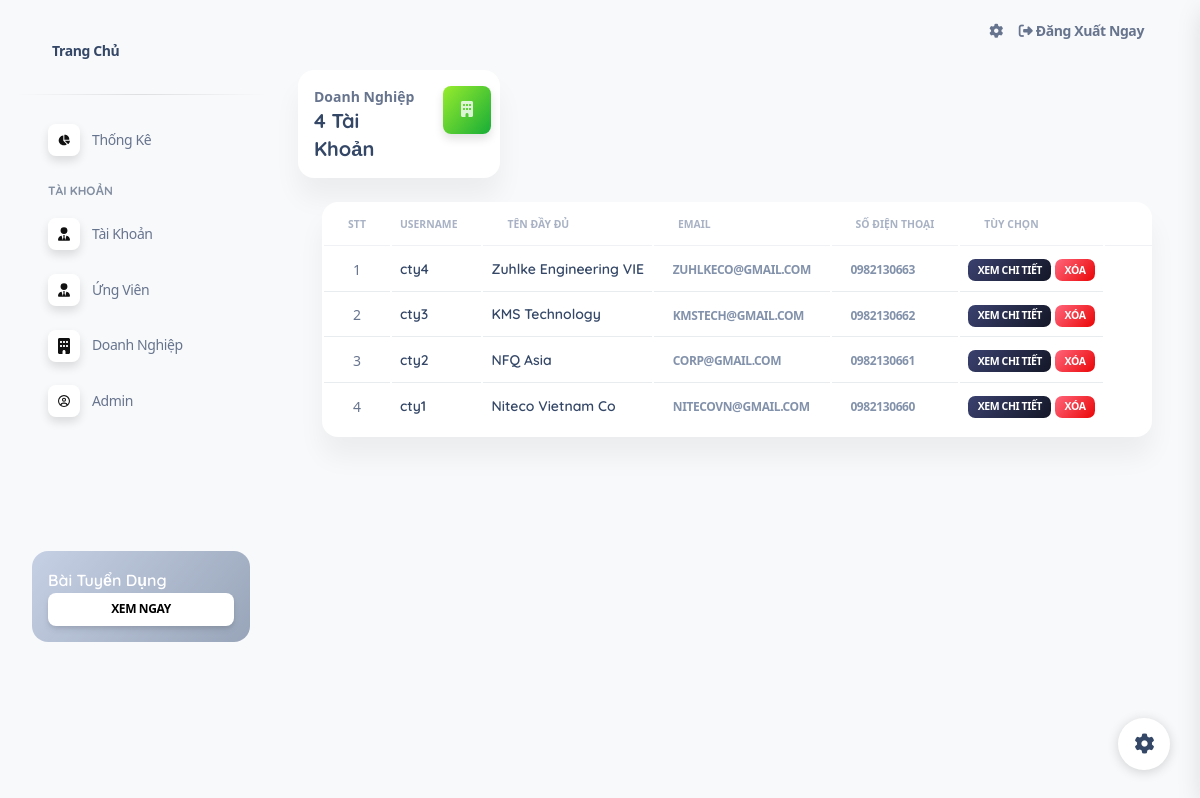
The app's page /src/WEB/index.php?act=listcorp (signed in) with its own data.
### tables this page shows
CREATE TABLE `corp` (
  `id` int(10) NOT NULL,
  `iduser` int(10) NOT NULL,
  `activeYear` int(2) NOT NULL,
  `size` int(10) NOT NULL,
  `introduce` text NOT NULL,
  `link` varchar(255) NOT NULL,
  `benefits` text NOT NULL,
  `workingday` text NOT NULL
);

CREATE TABLE `user` (
  `id` int(10) NOT NULL,
  `username` varchar(255) NOT NULL,
  `pass` varchar(255) NOT NULL,
  `name` varchar(255) NOT NULL,
  `email` varchar(255) NOT NULL,
  `phone` varchar(13) NOT NULL,
  `address` varchar(255) NOT NULL,
  `role` int(2) NOT NULL
);

### src/WEB/index.php (called while the page is built)
<?php
include 'controller/controller.php';

### src/WEB/model/pdo.php (called while the page is built, shortened)
<?php
function pdo_get_connection(){
    $servername = "mariadb_server";
    $username = "ankan";
    $password = "310102";
    try {
        $conn = new PDO("mysql:host=$servername;dbname=web_tuyendung", $username, $password);
        $conn->setAttribute(PDO::ATTR_ERRMODE, PDO::ERRMODE_EXCEPTION);
        return $conn;
    } catch(PDOException $e) {
        echo "Connection failed: " . $e->getMessage();
    }
}
function pdo_query($sql){
    $sql_args=array_slice(func_get_args(),1);
    try{
        $conn=pdo_get_connection();
        $stmt=$conn->prepare($sql);
        $stmt->execute($sql_args);
        $rows=$stmt->fetchAll();
        return $rows;
    }
    catch(PDOException $e){
        throw $e;
    }
    finally{
        unset($conn);
    }
}
function pdo_query_one($sql){
    $sql_args=array_slice(func_get_args(),1);
    try{
        $conn=pdo_get_connection();
        $stmt=$conn->prepare($sql);
        $stmt->execute($sql_args);
        $row=$stmt->fetch(PDO::FETCH_ASSOC);
        return $row;
    }
    catch(PDOException $e){
        throw $e;
    }
    finally{
        unset($conn);
    }
}

### src/WEB/model/admin.php (called while the page is built, shortened)
<?php
function list_corp_admin($id, $idcorp, $username, $name, $email, $phone, $address, $role)
{
    $sql = "SELECT user.*, corp.* FROM user
    LEFT JOIN corp ON user.id = corp.iduser
    WHERE role = ?";
    $sql .= $id !== '' ? " AND user.id LIKE '%" . $id . "%' " : "";
    $sql .= $idcorp !== '' ? " AND corp.id LIKE '%" . $idcorp . "%' " : "";
    $sql .= $username !== '' ? " AND user.username LIKE '%" . $username . "%' " : "";
    $sql .= $name !== '' ? " AND user.name LIKE '%" . $name . "%' " : "";
    $sql .= $email !== '' ? " AND user.email LIKE '%" . $email . "%' " : "";
    $sql .= $phone !== '' ? " AND user.phone LIKE '%" . $phone . "%' " : "";
    $sql .= $address !== '' ? " AND user.address LIKE '%" . $address . "%' " : "";
    $sql .= " ORDER BY user.id DESC";
    return pdo_query($sql, $role);
}
function countUser($role)
{
    $sql = "SELECT COUNT(*) as userCount FROM user WHERE role = ?";
    $result = pdo_query_one($sql, $role);
    return $result['userCount'];
}

### src/WEB/view/admin/listCorp.php (the view)
<div class="container-fluid py-2">
    <div class="row">
        <div class="col-xl-3 col-sm-6 mb-xl-0 mb-4">
            <div class="card">
                <div class="card-body p-3">
                    <div class="row">
                        <div class="col-8">
                            <div class="numbers">
                                <p class="text-sm mb-0 text-capitalize font-weight-bold">Doanh Nghiệp</p>
                                <h5 class="font-weight-bolder mb-0">
                                    <?= $userCount ?> Tài Khoản
                                </h5>
                            </div>
                        </div>
                        <div class="col-4 text-end">
                            <div class="icon icon-shape bg-gradient-success shadow text-center border-radius-md">
                                <i class="fa-solid fa-building" aria-hidden="true"></i>
                            </div>
                        </div>
                    </div>
                </div>
            </div>
        </div>
    </div>
    <div class="container-fluid py-4">
        <div class="row">
            <div class="col-12">
                <div class="card mb-4">
                    <div class="card-body px-0 pt-0 pb-2">
                        <div class="table-responsive p-0">
                            <table class="table align-items-center mb-0" id="myTable">
                                <thead>
                                    <tr>
                                        <th class="text-uppercase text-secondary text-xxs font-weight-bolder opacity-7 ">STT</th>
                                        <th class="text-uppercase text-secondary text-xxs font-weight-bolder opacity-7 ps-2">UserName</th>
                                        <th class="text-left text-uppercase text-secondary text-xxs font-weight-bolder opacity-7">Tên Đầy Đủ</th>
                                        <th class="text-left text-uppercase text-secondary text-xxs font-weight-bolder opacity-7">Email</th>
                                        <th class="text-left text-uppercase text-secondary text-xxs font-weight-bolder opacity-7">Số Điện Thoại</th>
                                        <th class="text-left text-uppercase text-secondary text-xxs font-weight-bolder opacity-7">Tùy Chọn</th>
                                        <th class="text-secondary opacity-7"></th>
                                    </tr>
                                </thead>
                                <tbody>
                                    <?php foreach ($listcorp as $user) :; ?>
                                        <tr>
                                            <td class="align-middle text-center text-sm"></td>
                                            <td>
                                                <h6 class="mb-0 text-sm"><?= $user['username'] ?></h6>
                                            </td>
                                            <td class="align-middle text-left text-sm">
                                                <h6 class="mb-0 text-sm"><?= $user['name'] ?></h6>
                                            </td>
                                            <td class="align-middle text-left"><a href="mailto:<?= $user['email'] ?>">
                                                    <span class="badge badge-sm text-secondary"><?= $user['email'] ?></span></a>
                                            </td>
                                            <td class="align-middle text-left"><a href="tel:<?= $user['phone'] ?>">
                                                    <span class="badge badge-sm text-secondary"><?= $user['phone'] ?></span></a>
                                            </td>
                                            <td class="align-middle text-left text-sm">
                                                <a href="index.php?act=infoCorp&id=<?= $user['id'] ?>" target="_blank"><span type="button" class="badge badge-sm bg-gradient-dark">Xem Chi Tiết</span></a>
                                                <a href="index.php?act=delete&id=<?= $user['id'] ?>"><span type="button" class="badge bg-gradient-danger">Xóa</span></a>
                                            </td>
                                        </tr>
                                    <?php endforeach; ?>
                                </tbody>
                            </table>
                        </div>
                    </div>
                </div>
            </div>
        </div>
    </div>
</div>
</main>

### src/WEB/assets/css/meanmenu.css (style rules this page uses)
body { font-family:oswald,sans-serif;padding:0;margin:0;font-size:15px;background-color:#f1f1f1 }

### src/WEB/assets/css/responsive.css (style rules this page uses)
:root { --main: rgba(0,0,0,0.9); --secondary: rgb(12, 104, 185); --secondary-child: rgba(78,205,196,0.5); --font: rgba(0,0,0,0.9); }

### src/WEB/assets/css/nucleo-svg.css (style rules this page uses)
.icon { display: inline-block; color: #111111; height: 1em; width: 1em; }
.icon { fill: currentColor; stroke: none; }

### records on screen
corp: iduser.username "cty4", iduser.name "Zuhlke Engineering VIE", iduser.email "ZUHLKECO@GMAIL.COM", iduser.phone "0982130663"
corp: iduser.username "cty3", iduser.name "KMS Technology", iduser.email "KMSTECH@GMAIL.COM", iduser.phone "0982130662"
corp: iduser.username "cty2", iduser.name "NFQ Asia", iduser.email "CORP@GMAIL.COM", iduser.phone "0982130661"
corp: iduser.username "cty1", iduser.name "Niteco Vietnam Co", iduser.email "NITECOVN@GMAIL.COM", iduser.phone "0982130660"

### other values on screen
$userCount "4"
